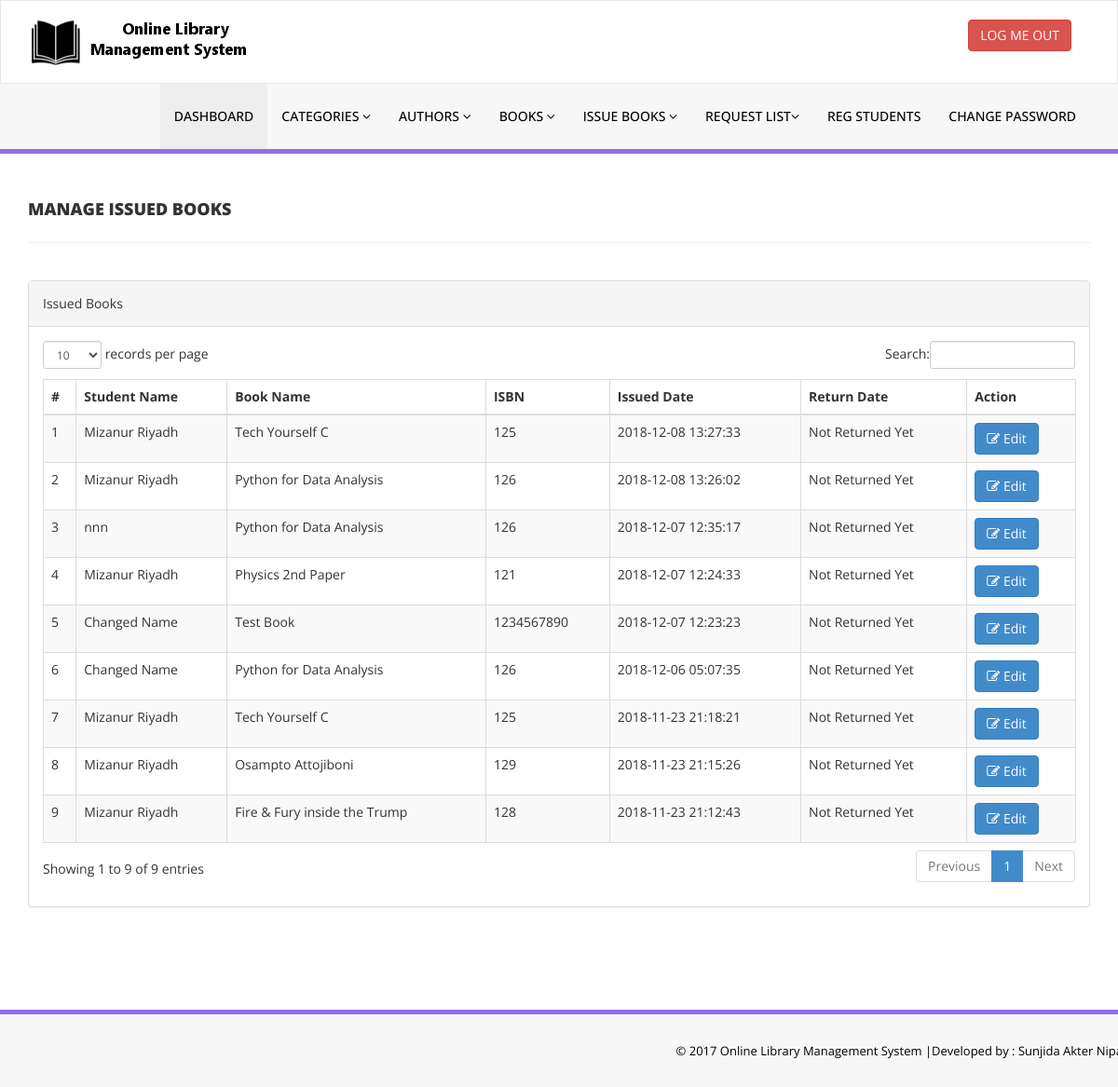
Screenshot of /admin/manage-issued-books.php (signed in) with the database file from the repository.
### tables this page shows
CREATE TABLE IF NOT EXISTS `tblissuedbookdetails` (
  `id` int(11) NOT NULL AUTO_INCREMENT,
  `BookId` int(11) DEFAULT NULL,
  `StudentID` varchar(150) DEFAULT NULL,
  `IssuesDate` timestamp NULL DEFAULT CURRENT_TIMESTAMP,
  `ReturnDate` timestamp NULL DEFAULT NULL ON UPDATE CURRENT_TIMESTAMP,
  `RetrunStatus` int(1) NOT NULL,
  `fine` int(11) DEFAULT NULL,
  PRIMARY KEY (`id`)
);

CREATE TABLE IF NOT EXISTS `tblstudents` (
  `id` int(11) NOT NULL AUTO_INCREMENT,
  `StudentId` varchar(100) DEFAULT NULL,
  `FullName` varchar(120) DEFAULT NULL,
  `EmailId` varchar(120) DEFAULT NULL,
  `MobileNumber` char(11) DEFAULT NULL,
  `Password` varchar(120) DEFAULT NULL,
  `Status` int(1) DEFAULT NULL,
  `RegDate` timestamp NULL DEFAULT CURRENT_TIMESTAMP,
  `UpdationDate` timestamp NULL DEFAULT NULL ON UPDATE CURRENT_TIMESTAMP,
  `smart_card` int(25) DEFAULT NULL,
  PRIMARY KEY (`id`),
  UNIQUE KEY `StudentId` (`StudentId`)
);

CREATE TABLE IF NOT EXISTS `tblbooks` (
  `id` int(11) NOT NULL AUTO_INCREMENT,
  `BookName` varchar(255) DEFAULT NULL,
  `CatId` int(11) DEFAULT NULL,
  `AuthorId` int(11) DEFAULT NULL,
  `ISBNNumber` int(11) DEFAULT NULL,
  `BookPrice` int(11) DEFAULT NULL,
  `RegDate` timestamp NULL DEFAULT CURRENT_TIMESTAMP,
  `UpdationDate` timestamp NULL DEFAULT NULL ON UPDATE CURRENT_TIMESTAMP,
  `Status` int(2) DEFAULT '1',
  `image` varchar(255) NOT NULL,
  `ebook` varchar(255) DEFAULT NULL,
  PRIMARY KEY (`id`)
);

### admin/manage-issued-books.php (the view, shortened to what this page needs)
<?php
include('includes/config.php');
if(strlen($_SESSION['alogin'])==0)
    {
header('location:index.php');
}
else{
?>
<!DOCTYPE html>
<html xmlns="http://www.w3.org/1999/xhtml">
<head>
    <link href="assets/css/bootstrap.css" rel="stylesheet" />
    <link href="assets/css/font-awesome.css" rel="stylesheet" />
    <link href="assets/js/dataTables/dataTables.bootstrap.css" rel="stylesheet" />
    <link href="assets/css/style.css" rel="stylesheet" />
</head>
<body>
<?php include('includes/header.php');?>
    <div class="content-wrapper">
         <div class="container">
        <div class="row pad-botm">
            <div class="col-md-12">
                <h4 class="header-line">Manage Issued Books</h4>
    </div>
     <div class="row">
</div>
        </div>
            <div class="row">
                <div class="col-md-12">
                    <div class="panel panel-default">
                        <div class="panel-heading">
                          Issued Books
                        </div>
                        <div class="panel-body">
                            <div class="table-responsive">
                                <table class="table table-striped table-bordered table-hover" id="dataTables-example">
                                    <thead>
                                        <tr>
                                            <th>#</th>
                                            <th>Student Name</th>
                                            <th>Book Name</th>
                                            <th>ISBN </th>
                                            <th>Issued Date</th>
                                            <th>Return Date</th>
                                            <th>Action</th>
                                        </tr>
                                    </thead>
                                    <tbody>
<?php $sql = "SELECT tblstudents.FullName,tblbooks.BookName,tblbooks.ISBNNumber,tblissuedbookdetails.IssuesDate,tblissuedbookdetails.ReturnDate,tblissuedbookdetails.id as rid from  tblissuedbookdetails join tblstudents on tblstudents.StudentId=tblissuedbookdetails.StudentId join tblbooks on tblbooks.id=tblissuedbookdetails.BookId WHERE `RetrunStatus` = '0' order by tblissuedbookdetails.id desc";
$query = $dbh -> prepare($sql);
$query->execute();
$results=$query->fetchAll(PDO::FETCH_OBJ);
$cnt=1;
if($query->rowCount() > 0)
{
foreach($results as $result)
{               ?>
                                        <tr class="odd gradeX">
                                            <td class="center"><?php echo htmlentities($cnt);?></td>
                                            <td class="center"><?php echo htmlentities($result->FullName);?></td>
                                            <td class="center"><?php echo htmlentities($result->BookName);?></td>
                                            <td class="center"><?php echo htmlentities($result->ISBNNumber);?></td>
                                            <td class="center"><?php echo htmlentities($result->IssuesDate);?></td>
                                            <td class="center"><?php if($result->ReturnDate=="")
                                            {
                                                echo htmlentities("Not Returned Yet");
                                            } else {
                                            echo htmlentities($result->ReturnDate);
}
                                            ?></td>
                                            <td class="center">
                                            <a href="update-issue-bookdeails.php?rid=<?php echo htmlentities($result->rid);?>"><button class="btn btn-primary"><i class="fa fa-edit "></i> Edit</button>
                                            </td>
                                        </tr>
 <?php $cnt=$cnt+1;}} ?>
                                    </tbody>
                                </table>
                            </div>
                        </div>
                    </div>
                </div>
            </div>
    </div>
    </div>
  <?php include('includes/footer.php');?>
</body>
</html>
<?php } ?>

### admin/assets/css/style.css (style rules this page uses)
.content-wrapper { margin-top: 40px; min-height:800px; padding-bottom:90px; }
.header-line { font-weight:900; padding-bottom:25px; border-bottom:1px solid #eeeeee; text-transform:uppercase; }
.pad-botm { padding-bottom:30px; }

### rows the page displays
tblissuedbookdetails: tblstudents.FullName "Mizanur Riyadh", BookId.BookName "Tech Yourself C", BookId.ISBNNumber "125", IssuesDate "2018-12-08 13:27:33"
tblissuedbookdetails: tblstudents.FullName "Mizanur Riyadh", BookId.BookName "Python for Data Analysis", BookId.ISBNNumber "126", IssuesDate "2018-12-08 13:26:02"
tblissuedbookdetails: tblstudents.FullName "nnn", BookId.BookName "Python for Data Analysis", BookId.ISBNNumber "126", IssuesDate "2018-12-07 12:35:17"
tblissuedbookdetails: tblstudents.FullName "Mizanur Riyadh", BookId.BookName "Physics 2nd Paper", BookId.ISBNNumber "121", IssuesDate "2018-12-07 12:24:33"
tblissuedbookdetails: tblstudents.FullName "Changed Name", BookId.BookName "Test Book", BookId.ISBNNumber "1234567890", IssuesDate "2018-12-07 12:23:23"
tblissuedbookdetails: tblstudents.FullName "Changed Name", BookId.BookName "Python for Data Analysis", BookId.ISBNNumber "126", IssuesDate "2018-12-06 05:07:35"
tblissuedbookdetails: tblstudents.FullName "Mizanur Riyadh", BookId.BookName "Tech Yourself C", BookId.ISBNNumber "125", IssuesDate "2018-11-23 21:18:21"
tblissuedbookdetails: tblstudents.FullName "Mizanur Riyadh", BookId.BookName "Osampto Attojiboni", BookId.ISBNNumber "129", IssuesDate "2018-11-23 21:15:26"
tblissuedbookdetails: tblstudents.FullName "Mizanur Riyadh", BookId.BookName "Fire & Fury inside the Trump", BookId.ISBNNumber "128", IssuesDate "2018-11-23 21:12:43"
